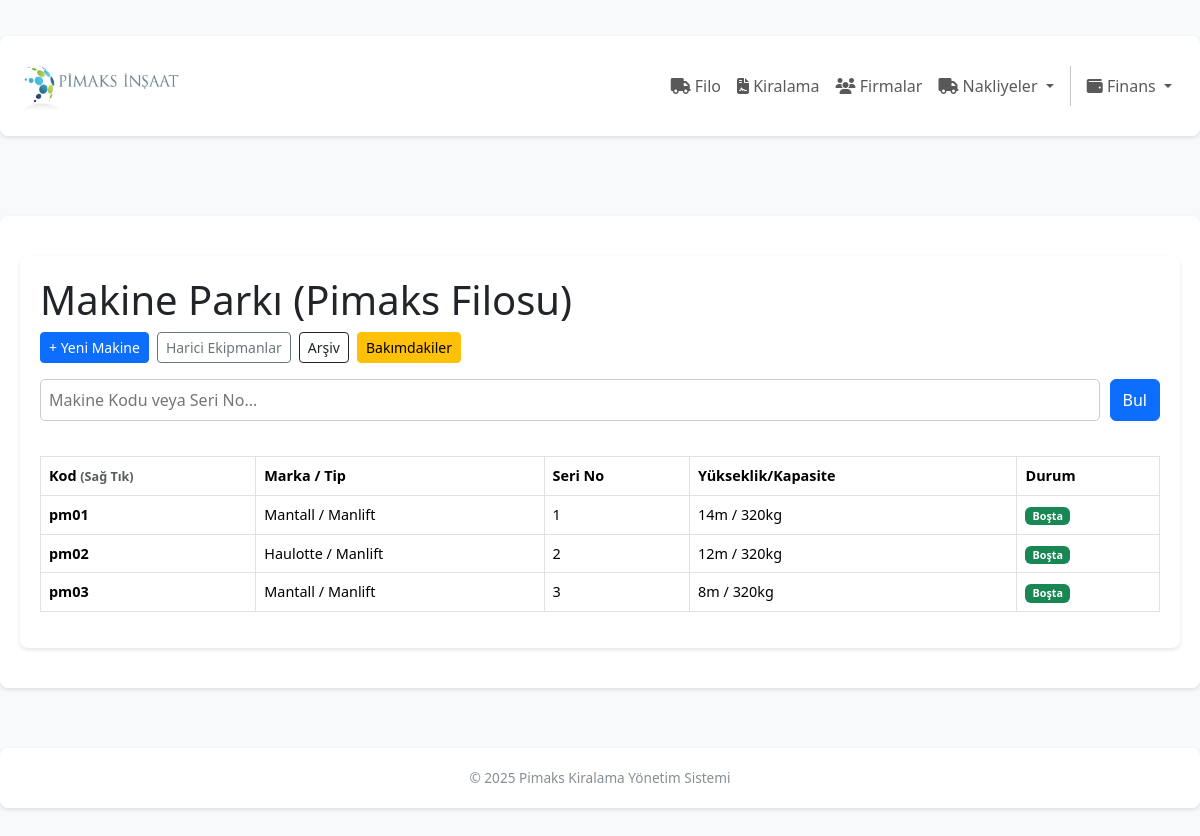
The app's page /filo/index with its own data.
### app/filo/models.py (models this page shows, shortened)
class Ekipman(db.Model):
    __tablename__ = 'ekipman'
    id = db.Column(db.Integer, primary_key=True)
    kod = db.Column(db.String(100), unique=True, nullable=False, index=True)
    yakit = db.Column(db.String(50), nullable=False, default='')
    tipi = db.Column(db.String(100), nullable=False, default='')
    marka = db.Column(db.String(100), nullable=False)
    model = db.Column(db.String(100), nullable=True, default='')
    seri_no = db.Column(db.String(100), nullable=False, index=True)
    calisma_yuksekligi = db.Column(db.Integer, nullable=False)
    kaldirma_kapasitesi = db.Column(db.Integer, nullable=False)
    uretim_tarihi = db.Column(db.String(100), nullable=False)
    calisma_durumu = db.Column(db.String(50), nullable=False, default='bosta')
    giris_maliyeti = db.Column(db.String(50), nullable=True, default='0')
    para_birimi = db.Column(db.String(3), nullable=False, default='TRY')
    is_active = db.Column(db.Boolean, default=True, nullable=False)
    firma_tedarikci_id = db.Column(db.Integer, db.ForeignKey('firma.id'), nullable=True)
    firma_tedarikci = db.relationship('Firma', back_populates='tedarik_edilen_ekipmanlar', foreign_keys=[firma_tedarikci_id])
    kiralama_kalemleri = db.relationship('KiralamaKalemi', back_populates='ekipman', cascade="all, delete-orphan")
    bakim_kayitlari = db.relationship('BakimKaydi', back_populates='ekipman', cascade="all, delete-orphan")
    __table_args__ = (db.UniqueConstraint('firma_tedarikci_id', 'seri_no', name='_tedarikci_seri_no_uc'),)
    swap_cikis_kayitlari = db.relationship('MakineDegisim',foreign_keys='MakineDegisim.eski_ekipman_id',backref='eski_ekipman', lazy='dynamic')
    swap_giris_kayitlari = db.relationship('MakineDegisim', foreign_keys='MakineDegisim.yeni_ekipman_id', backref='yeni_ekipman',lazy='dynamic')

### app/filo/routes.py (the view, shortened to what this page needs)
@filo_bp.route('/')
@filo_bp.route('/index')
def index():
    try:
        page = request.args.get('page', 1, type=int)
        q = request.args.get('q', '', type=str)
        base_query = Ekipman.query.filter(
            and_(
                Ekipman.firma_tedarikci_id.is_(None),
                Ekipman.is_active == True
            )
        ).options(
            subqueryload(Ekipman.kiralama_kalemleri).options(
                joinedload(KiralamaKalemi.kiralama).joinedload(Kiralama.firma_musteri)
            )
        )
        pagination = base_query.order_by(Ekipman.kod).paginate(
            page=page, per_page=25, error_out=False
        )
        ekipmanlar = pagination.items
        for ekipman in ekipmanlar:
            ekipman.aktif_kiralama_bilgisi = None
            if ekipman.calisma_durumu == 'kirada':
                aktif_kalemler = [k for k in ekipman.kiralama_kalemleri if not k.sonlandirildi]
                if aktif_kalemler:
                    ekipman.aktif_kiralama_bilgisi = max(aktif_kalemler, key=lambda k: k.id)
    except Exception as e:
        flash(f"Hata: {str(e)}", "danger")
        ekipmanlar = []
        pagination = None
        q = q
    return render_template('filo/index.html', ekipmanlar=ekipmanlar, pagination=pagination, q=q)

### app/templates/filo/index.html (shortened to what this page needs)
{% extends "base.html" %}
{% block content %}
<div class="container">
    <h1>Makine Parkı (Pimaks Filosu)</h1>
    <div class="mb-3 d-flex flex-wrap gap-2">
        <a href="{{ url_for('filo.ekle') }}" class="btn btn-primary btn-sm">+ Yeni Makine</a>
        <a href="{{ url_for('filo.harici') }}" class="btn btn-outline-secondary btn-sm">Harici Ekipmanlar</a>
        <a href="{{ url_for('filo.arsiv') }}" class="btn btn-outline-dark btn-sm">Arşiv</a>
        <a href="{{ url_for('filo.bakimda') }}" class="btn btn-warning btn-sm">Bakımdakiler</a>
    </div>
    <form method="GET" action="{{ url_for('filo.index') }}" class="search-form">
        <input type="text" name="q" placeholder="Makine Kodu veya Seri No..." value="{{ q or '' }}">
        <button type="submit" class="btn btn-primary">Bul</button>
    </form>
    <div class="table-responsive">
        <table class="table table-hover">
            <thead>
                <tr>
                    <th>Kod <small class="text-muted">(Sağ Tık)</small></th>
                    <th>Marka / Tip</th>
                    <th>Seri No</th>
                    <th>Yükseklik/Kapasite</th>
                    <th>Durum</th>
                </tr>
            </thead>
            <tbody>
                {% for ekipman in ekipmanlar %}
                <tr class="ekipman-satiri"
                    data-ekipman-id="{{ ekipman.id }}"
                    data-ekipman-kod="{{ ekipman.kod }}"
                    data-durum="{{ ekipman.calisma_durumu }}"
                    data-duzenle-url="{{ url_for('filo.duzelt', id=ekipman.id) }}"
                    data-sil-url="{{ url_for('filo.sil', id=ekipman.id) }}"
                    data-bilgi-url="{{ url_for('filo.bilgi', id=ekipman.id) }}"
                    data-kirala-url="{{ url_for('kiralama.ekle', ekipman_id=ekipman.id) }}"
                    data-csrf-token="{{ csrf_token() }}">
                    <td><strong>{{ ekipman.kod }}</strong></td>
                    <td>{{ ekipman.marka }} / {{ ekipman.tipi }}</td>
                    <td>{{ ekipman.seri_no }}</td>
                    <td>{{ ekipman.calisma_yuksekligi }}m / {{ ekipman.kaldirma_kapasitesi }}kg</td>
                    <td>
                        {% if ekipman.calisma_durumu == 'kirada' %}
                            <span class="badge bg-primary">Kirada</span>
                            <button type="button" class="btn btn-warning btn-sm sonlandir-buton ms-2"
                                    data-id="{{ ekipman.id }}" data-kod="{{ ekipman.kod }}">Sonlandır</button>
                        {% elif ekipman.calisma_durumu == 'serviste' %}
                            <span class="badge bg-secondary">Serviste</span>
                        {% else %}
                            <span class="badge bg-success">Boşta</span>
                        {% endif %}
                    </td>
                </tr>
                {% endfor %}
            </tbody>
        </table>
    </div>
</div>
{% endblock %}

### app/templates/base.html (style rules this page uses)
body { font-family: 'Segoe UI', Tahoma, Geneva, Verdana, sans-serif; background-color: #f8f9fa; min-height: 100vh; display: flex; flex-direction: column; }

### app/templates/filo/index.html (style rules this page uses)
.container { max-width: 1500px; margin: 20px auto; padding: 20px; background-color: #fff; border-radius: 8px; box-shadow: 0 2px 4px rgba(0,0,0,0.1); }
table { width: 100%; border-collapse: collapse; margin-top: 20px; font-size: 0.9em; }
th, td { padding: 12px; border: 1px solid #dee2e6; text-align: left; vertical-align: middle; }
th { background-color: #e9ecef; position: sticky; top: 0; z-index: 10; }
.search-form { display: flex; gap: 10px; margin-bottom: 15px; }
.search-form input { flex-grow: 1; padding: 8px; border: 1px solid #ccc; border-radius: 5px; }

### records on screen
Ekipman: kod "pm01", marka "Mantall", tipi "Manlift", seri_no "1", calisma_yuksekligi "14", kaldirma_kapasitesi "320", calisma_durumu "Boşta"
Ekipman: kod "pm02", marka "Haulotte", tipi "Manlift", seri_no "2", calisma_yuksekligi "12", kaldirma_kapasitesi "320", calisma_durumu "Boşta"
Ekipman: kod "pm03", marka "Mantall", tipi "Manlift", seri_no "3", calisma_yuksekligi "8", kaldirma_kapasitesi "320", calisma_durumu "Boşta"
